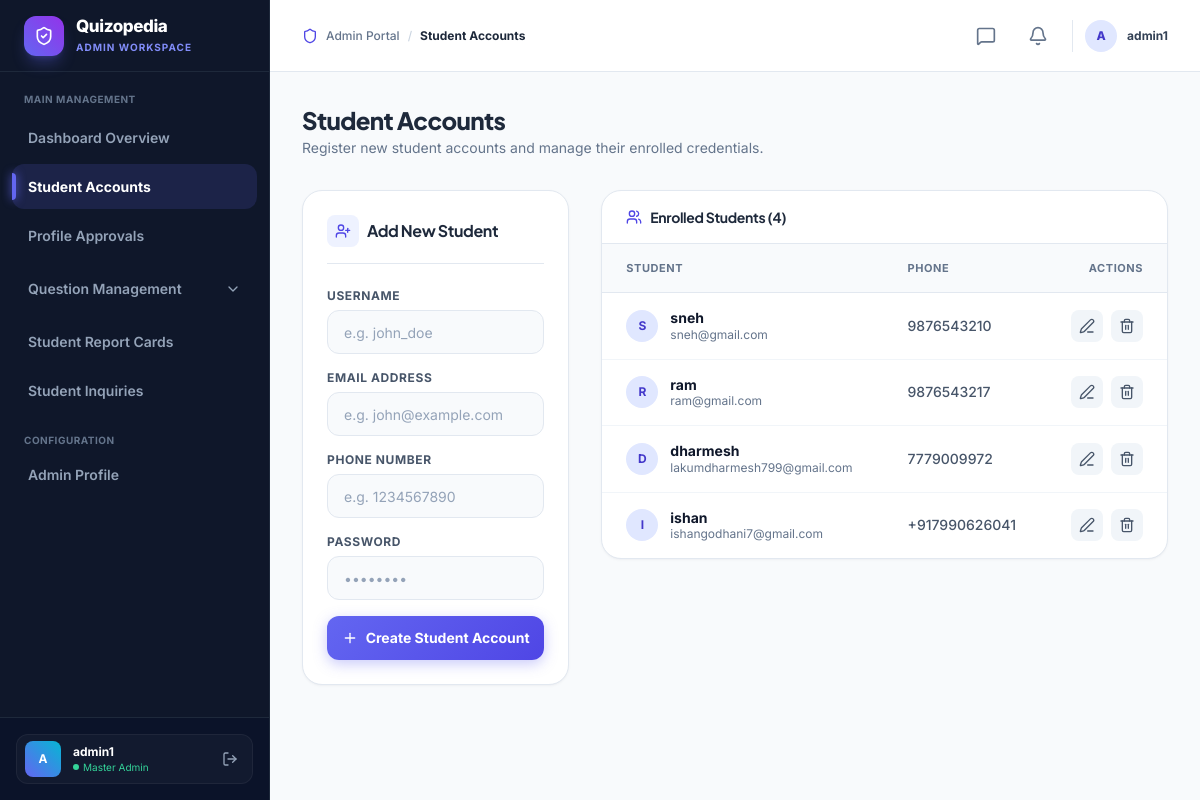
/admin-dashboard/students/ (signed in), run on the app's committed database.
### user/models.py (models this page shows, shortened)
class Student(models.Model):
    user = models.OneToOneField(User, on_delete=models.CASCADE, related_name='student')
    phone = models.CharField(max_length=15)
    @property
    def name(self):
        return self.user.first_name if self.user else ""
    @property
    def email(self):
        return self.user.email if self.user else ""

### adminpanel/views.py (the view, shortened to what this page needs)
# urls.py: path('admin-dashboard/students/', views.student_list, name='admin_students'),
@admin_required
def student_list(request):
    errors = []
    success_msg = None
    students = Student.objects.all().order_by('id')
    return render(request, 'adminpanel/students.html', {
        'students': students,
        'errors': errors,
        'success': success_msg
    })

### user/models.py (called while the page is built)
    def _translate_aliases(self, kwargs):
        new_kwargs = {}
        for k, v in kwargs.items():
            if k == 'status' and isinstance(v, str):
                v = v.strip().lower()
            if k == 'name' or k.startswith('name__'):
                new_kwargs['sender_' + k] = v
            elif k == 'email' or k.startswith('email__'):
                new_kwargs['sender_' + k] = v
            elif k == 'timestamp' or k.startswith('timestamp__'):
                new_kwargs['created_at' + k[9:]] = v
            else:
                new_kwargs[k] = v
        return new_kwargs

    def filter(self, *args, **kwargs):
        return super().filter(*args, **self._translate_aliases(kwargs))

### adminpanel/templates/adminpanel/students.html (shortened to what this page needs)
{% extends 'adminpanel/base.html' %}
{% block active_students %}active{% endblock %}
{% block breadcrumb %}Student Accounts{% endblock %}
{% block content %}
<div class="mb-8 flex flex-col sm:flex-row sm:items-center sm:justify-between gap-4">
  <div>
    <h1 class="text-2xl font-extrabold text-slate-800 tracking-tight">Student Accounts</h1>
    <p class="text-slate-500 text-sm mt-0.5">Register new student accounts and manage their enrolled credentials.</p>
  </div>
</div>
<div class="grid grid-cols-1 lg:grid-cols-3 gap-8">
  <div class="glass-card p-6 h-fit">
    <div class="flex items-center gap-2 mb-6 border-b border-slate-200 pb-4">
      <div class="w-8 h-8 rounded-lg bg-indigo-50 text-indigo-600 flex items-center justify-center">
        <i data-lucide="user-plus" class="w-4 h-4"></i>
      </div>
      <h2 class="text-base font-bold text-slate-800">Add New Student</h2>
    </div>
    <form method="POST" class="space-y-4">
      <div>
        <label for="username" class="block text-xs font-bold uppercase tracking-wider text-slate-600 mb-1.5">Username</label>
        <input type="text" id="username" name="username" placeholder="e.g. john_doe" required
          class="w-full h-11 px-4 rounded-xl bg-slate-50 border border-slate-200 text-sm outline-none text-slate-800 placeholder:text-slate-400 focus:bg-white focus:border-indigo-500 transition">
      </div>
      <div>
        <label for="email" class="block text-xs font-bold uppercase tracking-wider text-slate-600 mb-1.5">Email Address</label>
        <input type="email" id="email" name="email" placeholder="e.g. john@example.com" required
          class="w-full h-11 px-4 rounded-xl bg-slate-50 border border-slate-200 text-sm outline-none text-slate-800 placeholder:text-slate-400 focus:bg-white focus:border-indigo-500 transition">
      </div>
      <div>
        <label for="phone" class="block text-xs font-bold uppercase tracking-wider text-slate-600 mb-1.5">Phone Number</label>
        <input type="text" id="phone" name="phone" placeholder="e.g. 1234567890" required
          class="w-full h-11 px-4 rounded-xl bg-slate-50 border border-slate-200 text-sm outline-none text-slate-800 placeholder:text-slate-400 focus:bg-white focus:border-indigo-500 transition">
      </div>
      <div>
        <label for="password" class="block text-xs font-bold uppercase tracking-wider text-slate-600 mb-1.5">Password</label>
        <input type="password" id="password" name="password" placeholder="••••••••" required
          class="w-full h-11 px-4 rounded-xl bg-slate-50 border border-slate-200 text-sm outline-none text-slate-800 placeholder:text-slate-400 focus:bg-white focus:border-indigo-500 transition">
      </div>
      <button type="submit" class="cta-btn w-full h-11 rounded-xl font-bold text-sm text-white flex items-center justify-center gap-2 mt-2">
        <i data-lucide="plus" class="w-4 h-4"></i>
        <span>Create Student Account</span>
      </button>
    </form>
  </div>
  <div class="lg:col-span-2 space-y-6">
    <div class="glass-card overflow-hidden">
      <div class="px-6 py-4 border-b border-slate-200 flex items-center justify-between">
        <div class="flex items-center gap-2">
          <i data-lucide="users" class="w-4 h-4 text-indigo-600"></i>
          <h2 class="text-sm font-bold text-slate-800">Enrolled Students ({{ students|length }})</h2>
        </div>
      </div>
      <div class="overflow-x-auto">
        <table class="w-full text-left text-sm border-collapse">
          <thead>
            <tr class="border-b border-slate-200 bg-slate-50 text-slate-500 font-bold uppercase tracking-wider text-[11px]">
              <th class="px-6 py-3.5">Student</th>
              <th class="px-6 py-3.5">Phone</th>
              <th class="px-6 py-3.5 text-right">Actions</th>
            </tr>
          </thead>
          <tbody class="divide-y divide-slate-100 text-slate-800">
            {% for student in students %}
            <tr class="hover:bg-slate-50 transition">
              <td class="px-6 py-4">
                <div class="flex items-center gap-3">
                  <div class="w-8 h-8 rounded-full bg-indigo-100 text-indigo-700 font-bold flex items-center justify-center text-xs">
                    {{ student.user.username|slice:":1"|upper }}
                  </div>
                  <div>
                    <span class="font-bold text-slate-900 block leading-tight">{{ student.user.username }}</span>
                    <span class="text-xs text-slate-500 block">{{ student.user.email }}</span>
                  </div>
                </div>
              </td>
              <td class="px-6 py-4 text-slate-600 font-medium">{{ student.phone }}</td>
              <td class="px-6 py-4 text-right">
                <div class="flex items-center justify-end gap-2">
                  <button onclick="openEditModal('{{ student.id }}', '{{ student.user.username }}', '{{ student.user.email }}', '{{ student.phone }}')"
                    class="p-2 rounded-lg bg-slate-100 hover:bg-indigo-50 hover:text-indigo-600 text-slate-600 transition" title="Edit Student">
                    <i data-lucide="edit-3" class="w-4 h-4"></i>
                  </button>
                  <form method="POST" onsubmit="return confirm('Are you sure you want to delete student: {{ student.user.username }}?');" class="inline">
                    <button type="submit" class="p-2 rounded-lg bg-slate-100 hover:bg-red-50 hover:text-red-600 text-slate-600 transition" title="Delete Student">
                      <i data-lucide="trash-2" class="w-4 h-4"></i>
                    </button>
                  </form>
                </div>
              </td>
            </tr>
            {% empty %}
            <tr>
              <td colspan="3" class="px-6 py-8 text-center text-slate-400 text-sm">
                No students enrolled yet. Use the form on the left to add your first student.
              </td>
            </tr>
            {% endfor %}
          </tbody>
        </table>
      </div>
    </div>
  </div>
</div>
{% endblock %}

### adminpanel/templates/adminpanel/base.html (shortened to what this page needs)
{% load static %}
<!DOCTYPE html>
<html lang="en">
<head>
  <script src="https://cdn.tailwindcss.com"></script>
</head>
<body class="relative min-h-screen w-full flex">
  <aside id="adminSidebar"
    class="fixed lg:sticky top-0 left-0 w-[270px] bg-[#0f172a] text-slate-300 border-r border-[#1e293b] flex-shrink-0 h-screen flex flex-col z-50 transition-transform duration-300">
    <div class="h-[72px] flex items-center gap-3 px-6 border-b border-[#1e293b]">
      <div class="w-10 h-10 rounded-xl bg-gradient-to-tr from-indigo-500 to-purple-600 flex items-center justify-center text-white flex-shrink-0 shadow-lg shadow-indigo-500/30">
        <i data-lucide="shield-check" class="w-5 h-5"></i>
      </div>
      <div class="flex flex-col">
        <span class="text-[17px] font-extrabold tracking-tight text-white leading-tight">Quizopedia</span>
        <span class="text-[10px] text-indigo-400 font-bold uppercase tracking-widest mt-0.5">Admin Workspace</span>
      </div>
    </div>
    <nav class="flex-1 px-3 py-5 space-y-1 overflow-y-auto flex flex-col">
      <span class="text-[10px] font-bold text-slate-500 uppercase tracking-wider px-3 mb-1">Main Management</span>
      <a href="{% url 'admin_dashboard' %}"
        class="sidebar-link {% block active_db %}{% endblock %}">
        <span>Dashboard Overview</span>
      </a>
      <a href="{% url 'admin_students' %}"
        class="sidebar-link {% block active_students %}{% endblock %}">
        <span>Student Accounts</span>
      </a>
      <a href="{% url 'admin_profile_approvals' %}"
        class="sidebar-link flex items-center justify-between {% block active_approvals %}{% endblock %}">
        <span>Profile Approvals</span>
      </a>
      <div class="space-y-1 pt-1 pb-1" id="questionMgmtGroup">
        <button type="button"
          id="questionMgmtDropdownBtn"
          onclick="toggleQuestionDropdown(event)"
          class="sidebar-link w-full flex items-center justify-between text-left border-0 bg-transparent cursor-pointer {% block active_questions %}{% endblock %}">
          <span>Question Management</span>
          <i data-lucide="chevron-down" id="questionMgmtChevron"
            class="sidebar-chevron {% if '/questions/' in request.path %}open{% endif %}"></i>
        </button>
      </div>
      <a href="{% url 'admin_report_cards' %}"
        class="sidebar-link {% block active_report_cards %}{% endblock %}">
        <span>Student Report Cards</span>
      </a>
      <a href="{% url 'admin_contact_messages' %}"
        class="sidebar-link flex items-center justify-between {% block active_contacts %}{% endblock %}">
        <span>Student Inquiries</span>
      </a>
      <span class="text-[10px] font-bold text-slate-500 uppercase tracking-wider px-3 pt-4 mb-1">Configuration</span>
      <a href="{% url 'admin_profile' %}"
        class="sidebar-link {% block active_profile %}{% endblock %}">
        <span>Admin Profile</span>
      </a>
    </nav>
    <div class="p-4 border-t border-[#1e293b] bg-[#0b1329]">
      <div class="flex items-center gap-3 px-2 py-1.5 rounded-xl bg-white/[0.03] border border-white/5">
        <div class="w-9 h-9 rounded-lg bg-gradient-to-tr from-indigo-500 to-cyan-500 flex items-center justify-center text-white text-xs font-bold flex-shrink-0">
          {{ request.user.username|slice:":1"|upper }}
        </div>
        <div class="flex-1 min-w-0">
          <span class="text-xs font-bold text-white block truncate">{{ request.user.username }}</span>
          <span class="text-[10px] text-emerald-400 flex items-center gap-1">
            <span class="w-1.5 h-1.5 rounded-full bg-emerald-400"></span> Master Admin
          </span>
        </div>
        <a href="{% url 'logout' %}" class="text-slate-400 hover:text-red-400 p-1.5 transition" title="Sign Out">
          <i data-lucide="log-out" class="w-4 h-4"></i>
        </a>
      </div>
    </div>
  </aside>
  <div class="flex-1 flex flex-col min-w-0 bg-[#f8fafc]">
    <header class="h-[72px] bg-white/90 backdrop-blur-md border-b border-slate-200 flex items-center justify-between px-6 lg:px-8 sticky top-0 z-30">
      <div class="flex items-center gap-3">
        <div class="flex items-center gap-2 text-xs font-medium text-slate-500">
          <i data-lucide="shield" class="w-4 h-4 text-indigo-600"></i>
          <span>Admin Portal</span>
          <span class="text-slate-300">/</span>
          <span class="text-slate-800 font-bold">{% block breadcrumb %}Dashboard Overview{% endblock %}</span>
        </div>
      </div>
      <div class="flex items-center gap-4">
        <a href="{% url 'admin_contact_messages' %}"
          class="relative p-2 rounded-xl text-slate-500 hover:text-slate-800 hover:bg-slate-100 transition flex items-center justify-center"
          title="{% if new_contacts_count > 0 %}{{ new_contacts_count }} New Student Inquiries{% else %}Student Inquiries{% endif %}">
          <i data-lucide="message-square" class="w-5 h-5 {% if new_contacts_count > 0 %}text-indigo-600{% endif %}"></i>
        </a>
        <a href="{% url 'admin_profile_approvals' %}"
          class="relative p-2 rounded-xl text-slate-500 hover:text-slate-800 hover:bg-slate-100 transition flex items-center justify-center"
          title="{% if pending_approvals_count > 0 %}{{ pending_approvals_count }} Pending Profile Update Requests{% else %}No pending requests{% endif %}">
          <i data-lucide="bell" class="w-5 h-5 {% if pending_approvals_count > 0 %}text-amber-500{% endif %}"></i>
        </a>
        <div class="flex items-center gap-2.5 pl-3 border-l border-slate-200">
          <div class="w-8 h-8 rounded-full bg-indigo-100 text-indigo-700 flex items-center justify-center text-xs font-extrabold">
            {{ request.user.username|slice:":1"|upper }}
          </div>
          <span class="hidden md:inline text-xs font-bold text-slate-700">{{ request.user.username }}</span>
        </div>
      </div>
    </header>
    <main class="flex-1 p-6 md:p-8 max-w-7xl w-full mx-auto">
      {% block content %}{% endblock %}
    </main>
  </div>
</body>
</html>

### adminpanel/templates/adminpanel/base.html (style rules this page uses)
:root { --primary: #6366f1; --primary-hover: #4f46e5; --primary-dark: #3730a3; --primary-glow: rgba(99, 102, 241, 0.25); --sidebar-bg: #0f172a; --sidebar-border: #1e293b; --sidebar-text: #94a3b8; --sidebar-text-hover: #ffffff; --sidebar-active-bg: rgba(99, 102, 241, 0.15); --sidebar-active-border: #6366f1; --bg-base: #f8fafc; --card-bg: #ffffff; --card-border: #e2e8f0; --text-main: #0f172a; --text-muted: #64748b; --border-soft: #e2e8f0; --accent-primary: #6366f1; --accent-primary-dark: #4f46e5; --accent-secondary: #06b6d4; --input-bg: #ffffff; --input-border: #e2e8f0; --input-text: #0f172a; --input-placeholder: #94a3b8; --table-header-bg: #f8fafc; --bg-canvas: #f8fafc; --bg-card: #ffffff; --bg-card-subtle: #f8fafc; --border-subtle: #e2e8f0; --primary-subtle: #eef2ff; --primary-light: #c7d2fe; --shadow-xs: 0 1px 2px 0 rgba(15, 23, 42, 0.05); --shadow-sm: 0 2px 8px -2px rgba(15, 23, 42, 0.06), 0 1px 3px 0 rgba(15, 23, 42, 0.04); --shadow-md: 0 12px 28px -6px rgba(15, 23, 42, 0.08), 0 4px 10px -2px rgba(15, 23, 42, 0.04); --shadow-primary: 0 8px 24px -4px rgba(99, 102, 241, 0.35); --radius-sm: 10px; --radius-md: 14px; --radius-lg: 18px; --radius-xl: 24px; --radius-full: 9999px; --sidebar-width: 270px; --header-height: 72px; }
*, *::before, *::after { box-sizing: border-box; font-family: 'Inter', -apple-system, BlinkMacSystemFont, sans-serif; }
h1, h2, h3, h4, .brand-font { font-family: 'Plus Jakarta Sans', sans-serif; font-weight: 700; letter-spacing: -0.025em; }
body { background: var(--bg-base); color: var(--text-main); min-height: 100vh; overflow-x: hidden; }
.glass-card { background: var(--card-bg); border: 1px solid var(--card-border); border-radius: 20px; box-shadow: 0 1px 3px 0 rgba(15, 23, 42, 0.04), 0 1px 2px -1px rgba(15, 23, 42, 0.04); transition: all 0.2s ease; }
.sidebar-link { display: flex; align-items: center; gap: 0.85rem; padding: 0.75rem 1rem; border-radius: 12px; font-size: 0.875rem; font-weight: 600; color: var(--sidebar-text); transition: all 0.2s ease; position: relative; }
.sidebar-link.active { background: var(--sidebar-active-bg); color: #ffffff; font-weight: 700; }
.sidebar-link.active::before { content: ''; position: absolute; left: 0; top: 20%; bottom: 20%; width: 4px; background: var(--primary); border-radius: 0 4px 4px 0; box-shadow: 0 0 10px var(--primary); }
.sidebar-chevron { width: 16px !important; height: 16px !important; transition: transform 0.2s ease, color 0.2s ease; color: #94a3b8; }
.cta-btn { background: linear-gradient(135deg, #6366f1 0%, #4f46e5 100%); color: #ffffff; box-shadow: 0 4px 14px rgba(99, 102, 241, 0.35); transition: all 0.2s ease; }

### data on the page
Student: user.username "S", user.username "sneh", user.email "sneh@gmail.com", phone "9876543210"
Student: user.username "R", user.username "ram", user.email "ram@gmail.com", phone "9876543217"
Student: user.username "D", user.username "dharmesh", user.email "lakumdharmesh799@gmail.com", phone "7779009972"
Student: user.username "I", user.username "ishan", user.email "ishangodhani7@gmail.com", phone "+917990626041"

### other printed values
{{ request.user.username|slice:":1"|upper }} "A"
{{ request.user.username }} "admin1"
{{ students|length }} "4"
